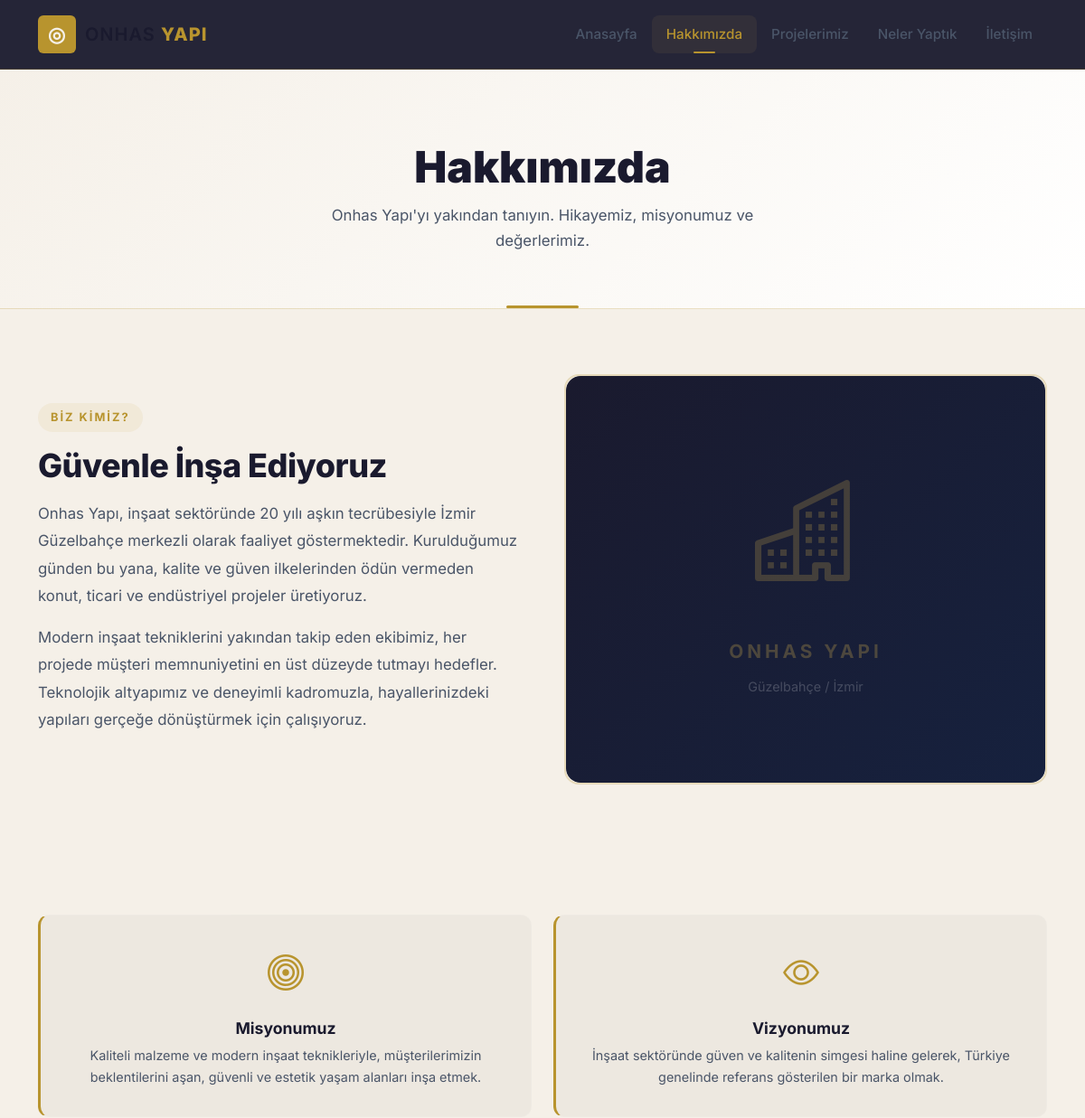
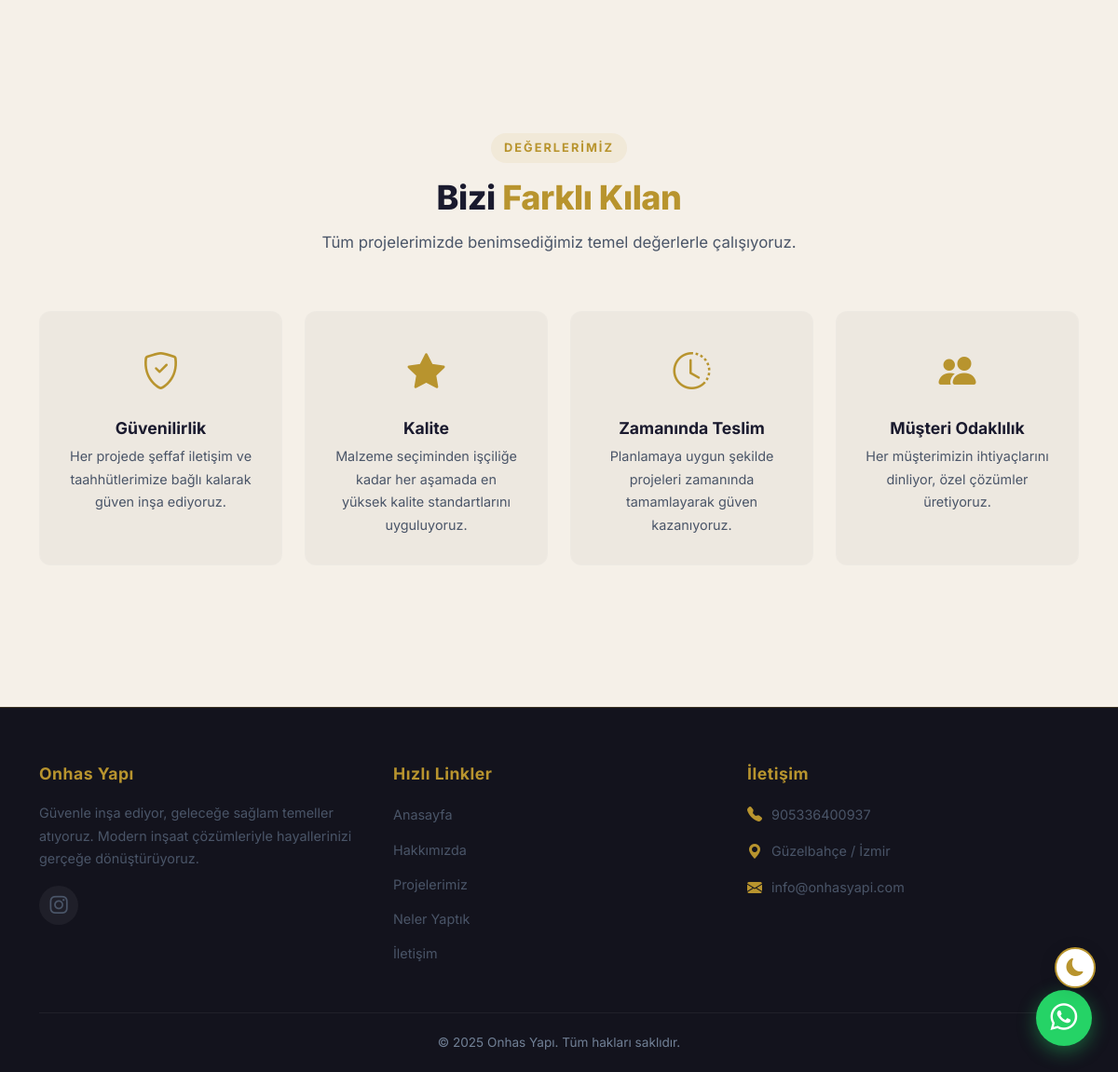
The app's page /hakkimizda with its own data (2 pictures, top to bottom).
### tables this page shows
CREATE TABLE settings (
            id          INTEGER PRIMARY KEY AUTOINCREMENT,
            key         TEXT UNIQUE NOT NULL,
            value       TEXT
        );

CREATE TABLE contents (
            id          INTEGER PRIMARY KEY AUTOINCREMENT,
            key         TEXT UNIQUE NOT NULL,
            value       TEXT,
            type        TEXT DEFAULT 'text',
            updated_at  TEXT DEFAULT (datetime('now','localtime'))
        );

### app.py (the view)
@app.route("/hakkimizda")
def hakkimizda():
    contents = get_contents_dict()
    return render_template(
        "hakkimizda.html",
        contents=contents,
        get_content=get_content,
        get_setting=get_setting,
    )

### app.py (called while the page is built)
def get_db():
    if "db" not in g:
        g.db = sqlite3.connect(DB_PATH)
        g.db.row_factory = sqlite3.Row
        g.db.execute("PRAGMA journal_mode=WAL")
        g.db.execute("PRAGMA foreign_keys=ON")
    return g.db

def get_contents_dict():
    db = get_db()
    rows = db.execute("SELECT key, value, type FROM contents").fetchall()
    return {r["key"]: (r["value"], r["type"]) for r in rows}

@app.context_processor
def inject_site():
    try:
        db = get_db()
    except Exception:
        return {"site": SiteNamespace()}
    attrs = {}
    for row in db.execute("SELECT key, value FROM settings").fetchall():
        attrs[row["key"]] = row["value"]
    for row in db.execute("SELECT key, value FROM contents").fetchall():
        attrs[row["key"]] = row["value"]
    class DynamicSite:
        def __getattr__(self, name):
            return attrs.get(name)
    return {"site": DynamicSite()}

### templates/hakkimizda.html (shortened to what this page needs)
{% extends "base.html" %}
{% block content %}
<section class="page-banner">
    <div class="container">
        <h1>Hakkımızda</h1>
        <p>Onhas Yapı'yı yakından tanıyın. Hikayemiz, misyonumuz ve değerlerimiz.</p>
    </div>
</section>
<section class="py-5">
    <div class="container py-4">
        <div class="row align-items-center g-5">
            <div class="col-lg-6">
                <span class="section-badge">Biz Kimiz?</span>
                <h2 class="section-title text-start mb-3">
                    {{ site.hakkimizda_baslik or 'Güvenle İnşa Ediyoruz' }}
                </h2>
                <p style="color: var(--text-secondary); font-size: 1.05rem; line-height: 1.8; margin-bottom: 16px;">
                    {{ site.hakkimizda_metin or 'Onhas Yapı, inşaat sektöründe 20 yılı aşkın tecrübesiyle İzmir Güzelbahçe merkezli olarak faaliyet göstermektedir. Kurulduğumuz günden bu yana, kalite ve güven ilkelerinden ödün vermeden konut, ticari ve endüstriyel projeler üretiyoruz.' }}
                </p>
                <p style="color: var(--text-secondary); font-size: 1.05rem; line-height: 1.8; margin-bottom: 24px;">
                    Modern inşaat tekniklerini yakından takip eden ekibimiz, her projede müşteri memnuniyetini en üst düzeyde tutmayı hedefler. Teknolojik altyapımız ve deneyimli kadromuzla, hayallerinizdeki yapıları gerçeğe dönüştürmek için çalışıyoruz.
                </p>
            </div>
            <div class="col-lg-6">
                <div class="about-image-wrapper">
                    <div style="width: 100%; height: 450px; background: linear-gradient(135deg, #1a1a2e 0%, #16213e 100%); display: flex; align-items: center; justify-content: center; border-radius: 16px;">
                        <div style="text-align: center;">
                            <i class="bi bi-buildings" style="font-size: 7rem; color: rgba(201,168,76,0.25);"></i>
                            <div style="margin-top: 20px; color: rgba(201,168,76,0.3); font-size: 1.3rem; font-weight: 700; letter-spacing: 4px;">ONHAS YAPI</div>
                            <p style="color: rgba(255,255,255,0.2); margin-top: 10px; font-size: 0.9rem;">Güzelbahçe / İzmir</p>
                        </div>
                    </div>
                </div>
            </div>
        </div>
    </div>
</section>
<section class="py-5">
    <div class="container py-4">
        <div class="row g-4">
            <div class="col-md-6">
                <div class="value-card" style="border-left: 3px solid var(--gold);">
                    <div class="value-icon">
                        <i class="bi bi-bullseye"></i>
                    </div>
                    <h4>{{ site.misyon_baslik or 'Misyonumuz' }}</h4>
                    <p>{{ site.misyon_metin or 'Kaliteli malzeme ve modern inşaat teknikleriyle, müşterilerimizin beklentilerini aşan, güvenli ve estetik yaşam alanları inşa etmek.' }}</p>
                </div>
            </div>
            <div class="col-md-6">
                <div class="value-card" style="border-left: 3px solid var(--gold);">
                    <div class="value-icon">
                        <i class="bi bi-eye"></i>
                    </div>
                    <h4>{{ site.vizyon_baslik or 'Vizyonumuz' }}</h4>
                    <p>{{ site.vizyon_metin or 'İnşaat sektöründe güven ve kalitenin simgesi haline gelerek, Türkiye genelinde referans gösterilen bir marka olmak.' }}</p>
                </div>
            </div>
        </div>
    </div>
</section>
<section class="py-5">
    <div class="container py-4">
        <div class="section-header">
            <span class="section-badge">Değerlerimiz</span>
            <h2 class="section-title">Bizi <span class="gold">Farklı Kılan</span></h2>
            <p class="section-desc">Tüm projelerimizde benimsediğimiz temel değerlerle çalışıyoruz.</p>
        </div>
        <div class="row g-4">
            <div class="col-md-6 col-lg-3">
                <div class="value-card">
                    <div class="value-icon"><i class="bi bi-shield-check"></i></div>
                    <h4>Güvenilirlik</h4>
                    <p>Her projede şeffaf iletişim ve taahhütlerimize bağlı kalarak güven inşa ediyoruz.</p>
                </div>
            </div>
            <div class="col-md-6 col-lg-3">
                <div class="value-card">
                    <div class="value-icon"><i class="bi bi-star-fill"></i></div>
                    <h4>Kalite</h4>
                    <p>Malzeme seçiminden işçiliğe kadar her aşamada en yüksek kalite standartlarını uyguluyoruz.</p>
                </div>
            </div>
            <div class="col-md-6 col-lg-3">
                <div class="value-card">
                    <div class="value-icon"><i class="bi bi-clock-history"></i></div>
                    <h4>Zamanında Teslim</h4>
                    <p>Planlamaya uygun şekilde projeleri zamanında tamamlayarak güven kazanıyoruz.</p>
                </div>
            </div>
            <div class="col-md-6 col-lg-3">
                <div class="value-card">
                    <div class="value-icon"><i class="bi bi-people-fill"></i></div>
                    <h4>Müşteri Odaklılık</h4>
                    <p>Her müşterimizin ihtiyaçlarını dinliyor, özel çözümler üretiyoruz.</p>
                </div>
            </div>
        </div>
    </div>
</section>
{% endblock %}

### templates/base.html (shortened to what this page needs)
<!DOCTYPE html>
<html lang="tr">
<head>
    <link href="https://cdn.jsdelivr.net/npm/bootstrap@5.3.3/dist/css/bootstrap.min.css" rel="stylesheet">
    <link href="https://cdn.jsdelivr.net/npm/bootstrap-icons@1.11.3/font/bootstrap-icons.css" rel="stylesheet">
    <link href="{{ url_for('static', filename='css/style.css') }}" rel="stylesheet">
</head>
<body>
    <nav class="navbar navbar-expand-lg navbar-dark fixed-top" id="mainNav">
        <div class="container">
            <a class="navbar-brand" href="{{ url_for('index') }}">
                <span class="brand-icon">&#9678;</span>
                <span class="brand-text">ONHAS <strong>YAPI</strong></span>
            </a>
            <div class="collapse navbar-collapse" id="navbarMain">
                <ul class="navbar-nav ms-auto mb-2 mb-lg-0">
                    <li class="nav-item">
                        <a class="nav-link {% if request.endpoint == 'index' %}active{% endif %}" href="{{ url_for('index') }}">Anasayfa</a>
                    </li>
                    <li class="nav-item">
                        <a class="nav-link {% if request.endpoint == 'hakkimizda' %}active{% endif %}" href="{{ url_for('hakkimizda') }}">Hakkımızda</a>
                    </li>
                    <li class="nav-item">
                        <a class="nav-link {% if request.endpoint == 'projeler' %}active{% endif %}" href="{{ url_for('projeler') }}">Projelerimiz</a>
                    </li>
                    <li class="nav-item">
                        <a class="nav-link {% if request.endpoint == 'neler_yaptik' %}active{% endif %}" href="{{ url_for('neler_yaptik') }}">Neler Yaptık</a>
                    </li>
                    <li class="nav-item">
                        <a class="nav-link {% if request.endpoint == 'iletisim' %}active{% endif %}" href="{{ url_for('iletisim') }}">İletişim</a>
                    </li>
                </ul>
            </div>
        </div>
    </nav>
    <main>
        {% block content %}{% endblock %}
    </main>
    <footer class="site-footer">
        <div class="container">
            <div class="row gy-4">
                <div class="col-lg-4 col-md-6">
                    <h5 class="footer-title">Onhas Yapı</h5>
                    <p class="footer-desc">Güvenle inşa ediyor, geleceğe sağlam temeller atıyoruz. Modern inşaat çözümleriyle hayallerinizi gerçeğe dönüştürüyoruz.</p>
                    <div class="footer-social">
                        <a href="{{ site.instagram_url or '#' }}" target="_blank" rel="noopener" class="social-link instagram" aria-label="Instagram">
                            <i class="bi bi-instagram"></i>
                        </a>
                    </div>
                </div>
                <div class="col-lg-4 col-md-6">
                    <h5 class="footer-title">Hızlı Linkler</h5>
                    <ul class="footer-links">
                        <li><a href="{{ url_for('index') }}">Anasayfa</a></li>
                        <li><a href="{{ url_for('hakkimizda') }}">Hakkımızda</a></li>
                        <li><a href="{{ url_for('projeler') }}">Projelerimiz</a></li>
                        <li><a href="{{ url_for('neler_yaptik') }}">Neler Yaptık</a></li>
                        <li><a href="{{ url_for('iletisim') }}">İletişim</a></li>
                    </ul>
                </div>
                <div class="col-lg-4 col-md-6">
                    <h5 class="footer-title">İletişim</h5>
                    <ul class="footer-contact">
                        <li>
                            <i class="bi bi-telephone-fill"></i>
                            <a href="tel:{{ site.whatsapp or '+905336400937' }}">{{ site.whatsapp or '+90 533 640 09 37' }}</a>
                        </li>
                        <li>
                            <i class="bi bi-geo-alt-fill"></i>
                            <span>{{ site.adres or 'Güzelbahçe / İzmir' }}</span>
                        </li>
                        <li>
                            <i class="bi bi-envelope-fill"></i>
                            <a href="mailto:{{ site.email or 'info@onhasyapi.com' }}">{{ site.email or 'info@onhasyapi.com' }}</a>
                        </li>
                    </ul>
                </div>
            </div>
            <div class="footer-bottom">
                <p>&copy; {{ now.year if now else '2025' }} Onhas Yapı. Tüm hakları saklıdır.</p>
            </div>
        </div>
    </footer>
    <button class="theme-toggle" id="themeToggleBtn" aria-label="Tema değiştir" title="Aydınlık/Karanlık mod">
        <i class="bi bi-sun-fill" id="themeIcon"></i>
    </button>
    <a href="https://wa.me/{{ (site.whatsapp or '905336400937')|replace('+', '')|replace(' ', '') }}"
       class="whatsapp-float" target="_blank" rel="noopener" aria-label="WhatsApp ile iletişime geç">
        <i class="bi bi-whatsapp"></i>
    </a>
</body>
</html>

### records on screen
settings: value "905336400937"
contents: value "Güzelbahçe / İzmir"
settings: value "info@onhasyapi.com"

### other values on screen
{{ site.hakkimizda_baslik or 'Güvenle İnşa Ediyoruz' }} "Güvenle İnşa Ediyoruz"
{{ site.misyon_baslik or 'Misyonumuz' }} "Misyonumuz"
{{ site.vizyon_baslik or 'Vizyonumuz' }} "Vizyonumuz"
{{ now.year if now else '2025' }} "2025"
